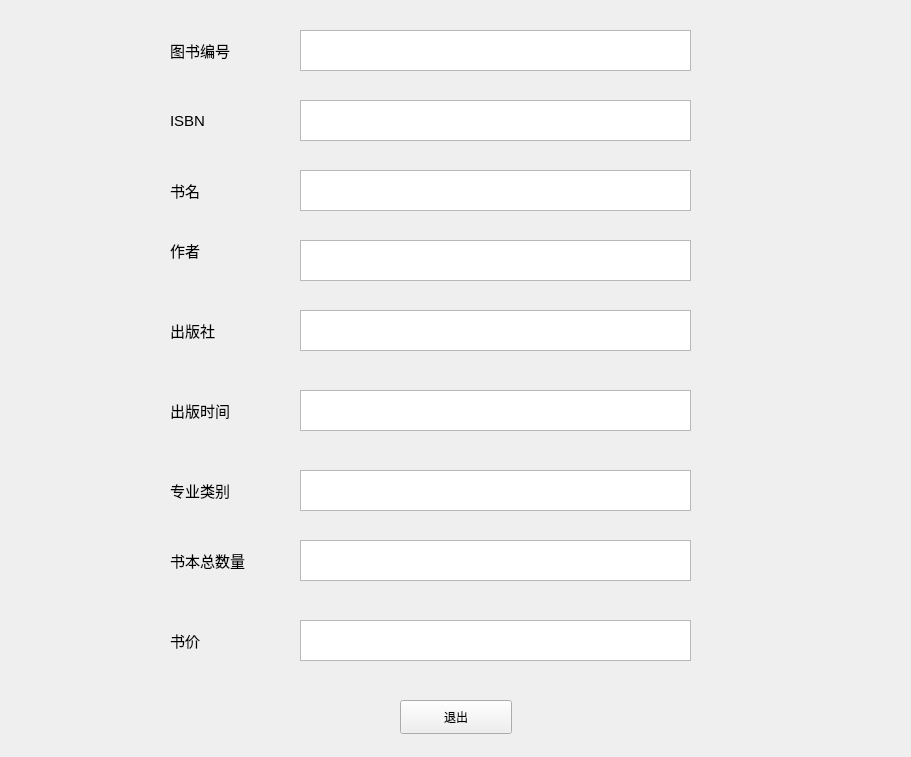
<?xml version="1.0" encoding="UTF-8"?>
<ui version="4.0">
 <class>Bookinfo</class>
 <widget class="QWidget" name="Bookinfo">
  <property name="geometry">
   <rect>
    <x>0</x>
    <y>0</y>
    <width>911</width>
    <height>757</height>
   </rect>
  </property>
  <property name="windowTitle">
   <string>Bookinfo</string>
  </property>
  <widget class="QPushButton" name="pushButton">
   <property name="geometry">
    <rect>
     <x>400</x>
     <y>700</y>
     <width>112</width>
     <height>34</height>
    </rect>
   </property>
   <property name="text">
    <string>退出</string>
   </property>
  </widget>
  <widget class="QTextBrowser" name="textBrowser_6">
   <property name="geometry">
    <rect>
     <x>300</x>
     <y>390</y>
     <width>391</width>
     <height>41</height>
    </rect>
   </property>
  </widget>
  <widget class="QLabel" name="label_9">
   <property name="geometry">
    <rect>
     <x>170</x>
     <y>110</y>
     <width>101</width>
     <height>21</height>
    </rect>
   </property>
   <property name="font">
    <font>
     <pointsize>11</pointsize>
    </font>
   </property>
   <property name="text">
    <string>ISBN</string>
   </property>
  </widget>
  <widget class="QTextBrowser" name="textBrowser_8">
   <property name="geometry">
    <rect>
     <x>300</x>
     <y>540</y>
     <width>391</width>
     <height>41</height>
    </rect>
   </property>
  </widget>
  <widget class="QTextBrowser" name="textBrowser_5">
   <property name="geometry">
    <rect>
     <x>300</x>
     <y>310</y>
     <width>391</width>
     <height>41</height>
    </rect>
   </property>
  </widget>
  <widget class="QLabel" name="label_8">
   <property name="geometry">
    <rect>
     <x>170</x>
     <y>630</y>
     <width>101</width>
     <height>21</height>
    </rect>
   </property>
   <property name="font">
    <font>
     <pointsize>11</pointsize>
    </font>
   </property>
   <property name="text">
    <string>书价</string>
   </property>
  </widget>
  <widget class="QLabel" name="label_4">
   <property name="geometry">
    <rect>
     <x>170</x>
     <y>320</y>
     <width>101</width>
     <height>21</height>
    </rect>
   </property>
   <property name="font">
    <font>
     <pointsize>11</pointsize>
    </font>
   </property>
   <property name="text">
    <string>出版社</string>
   </property>
  </widget>
  <widget class="QLabel" name="label_2">
   <property name="geometry">
    <rect>
     <x>170</x>
     <y>180</y>
     <width>101</width>
     <height>21</height>
    </rect>
   </property>
   <property name="font">
    <font>
     <pointsize>11</pointsize>
    </font>
   </property>
   <property name="text">
    <string>书名</string>
   </property>
  </widget>
  <widget class="QTextBrowser" name="textBrowser_3">
   <property name="geometry">
    <rect>
     <x>300</x>
     <y>170</y>
     <width>391</width>
     <height>41</height>
    </rect>
   </property>
  </widget>
  <widget class="QLabel" name="label_3">
   <property name="geometry">
    <rect>
     <x>170</x>
     <y>240</y>
     <width>101</width>
     <height>21</height>
    </rect>
   </property>
   <property name="font">
    <font>
     <pointsize>11</pointsize>
    </font>
   </property>
   <property name="text">
    <string>作者</string>
   </property>
  </widget>
  <widget class="QTextBrowser" name="textBrowser_7">
   <property name="geometry">
    <rect>
     <x>300</x>
     <y>470</y>
     <width>391</width>
     <height>41</height>
    </rect>
   </property>
  </widget>
  <widget class="QLabel" name="label_7">
   <property name="geometry">
    <rect>
     <x>170</x>
     <y>550</y>
     <width>141</width>
     <height>21</height>
    </rect>
   </property>
   <property name="font">
    <font>
     <pointsize>11</pointsize>
    </font>
   </property>
   <property name="text">
    <string>书本总数量</string>
   </property>
  </widget>
  <widget class="QTextBrowser" name="textBrowser_9">
   <property name="geometry">
    <rect>
     <x>300</x>
     <y>620</y>
     <width>391</width>
     <height>41</height>
    </rect>
   </property>
  </widget>
  <widget class="QLabel" name="label_5">
   <property name="geometry">
    <rect>
     <x>170</x>
     <y>400</y>
     <width>101</width>
     <height>21</height>
    </rect>
   </property>
   <property name="font">
    <font>
     <pointsize>11</pointsize>
    </font>
   </property>
   <property name="text">
    <string>出版时间</string>
   </property>
  </widget>
  <widget class="QTextBrowser" name="textBrowser_4">
   <property name="geometry">
    <rect>
     <x>300</x>
     <y>240</y>
     <width>391</width>
     <height>41</height>
    </rect>
   </property>
  </widget>
  <widget class="QLabel" name="label_6">
   <property name="geometry">
    <rect>
     <x>170</x>
     <y>480</y>
     <width>101</width>
     <height>21</height>
    </rect>
   </property>
   <property name="font">
    <font>
     <pointsize>11</pointsize>
    </font>
   </property>
   <property name="text">
    <string>专业类别</string>
   </property>
  </widget>
  <widget class="QTextBrowser" name="textBrowser_2">
   <property name="geometry">
    <rect>
     <x>300</x>
     <y>100</y>
     <width>391</width>
     <height>41</height>
    </rect>
   </property>
  </widget>
  <widget class="QLabel" name="label_10">
   <property name="geometry">
    <rect>
     <x>170</x>
     <y>40</y>
     <width>101</width>
     <height>21</height>
    </rect>
   </property>
   <property name="font">
    <font>
     <pointsize>11</pointsize>
    </font>
   </property>
   <property name="text">
    <string>图书编号</string>
   </property>
  </widget>
  <widget class="QTextBrowser" name="textBrowser_10">
   <property name="geometry">
    <rect>
     <x>300</x>
     <y>30</y>
     <width>391</width>
     <height>41</height>
    </rect>
   </property>
  </widget>
 </widget>
 <resources/>
 <connections/>
</ui>
